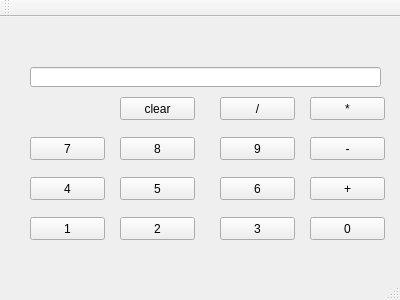
<?xml version="1.0" encoding="UTF-8"?>
<ui version="4.0">
 <class>MainWindow</class>
 <widget class="QMainWindow" name="MainWindow">
  <property name="geometry">
   <rect>
    <x>0</x>
    <y>0</y>
    <width>400</width>
    <height>300</height>
   </rect>
  </property>
  <property name="windowTitle">
   <string>MainWindow</string>
  </property>
  <widget class="QWidget" name="centralWidget">
   <widget class="QPushButton" name="pushButton">
    <property name="geometry">
     <rect>
      <x>30</x>
      <y>200</y>
      <width>75</width>
      <height>23</height>
     </rect>
    </property>
    <property name="text">
     <string>1</string>
    </property>
   </widget>
   <widget class="QPushButton" name="pushButton_2">
    <property name="geometry">
     <rect>
      <x>120</x>
      <y>200</y>
      <width>75</width>
      <height>23</height>
     </rect>
    </property>
    <property name="text">
     <string>2</string>
    </property>
   </widget>
   <widget class="QPushButton" name="pushButton_3">
    <property name="geometry">
     <rect>
      <x>220</x>
      <y>200</y>
      <width>75</width>
      <height>23</height>
     </rect>
    </property>
    <property name="text">
     <string>3</string>
    </property>
   </widget>
   <widget class="QPushButton" name="pushButton_4">
    <property name="geometry">
     <rect>
      <x>30</x>
      <y>160</y>
      <width>75</width>
      <height>23</height>
     </rect>
    </property>
    <property name="text">
     <string>4</string>
    </property>
   </widget>
   <widget class="QPushButton" name="pushButton_5">
    <property name="geometry">
     <rect>
      <x>120</x>
      <y>160</y>
      <width>75</width>
      <height>23</height>
     </rect>
    </property>
    <property name="text">
     <string>5</string>
    </property>
   </widget>
   <widget class="QPushButton" name="pushButton_6">
    <property name="geometry">
     <rect>
      <x>220</x>
      <y>160</y>
      <width>75</width>
      <height>23</height>
     </rect>
    </property>
    <property name="text">
     <string>6</string>
    </property>
   </widget>
   <widget class="QPushButton" name="pushButton_7">
    <property name="geometry">
     <rect>
      <x>30</x>
      <y>120</y>
      <width>75</width>
      <height>23</height>
     </rect>
    </property>
    <property name="text">
     <string>7</string>
    </property>
   </widget>
   <widget class="QPushButton" name="pushButton_8">
    <property name="geometry">
     <rect>
      <x>120</x>
      <y>120</y>
      <width>75</width>
      <height>23</height>
     </rect>
    </property>
    <property name="text">
     <string>8</string>
    </property>
   </widget>
   <widget class="QPushButton" name="pushButton_9">
    <property name="geometry">
     <rect>
      <x>220</x>
      <y>120</y>
      <width>75</width>
      <height>23</height>
     </rect>
    </property>
    <property name="text">
     <string>9</string>
    </property>
   </widget>
   <widget class="QPushButton" name="pushButton_jia">
    <property name="geometry">
     <rect>
      <x>310</x>
      <y>160</y>
      <width>75</width>
      <height>23</height>
     </rect>
    </property>
    <property name="text">
     <string>+</string>
    </property>
   </widget>
   <widget class="QPushButton" name="pushButton_chu">
    <property name="geometry">
     <rect>
      <x>220</x>
      <y>80</y>
      <width>75</width>
      <height>23</height>
     </rect>
    </property>
    <property name="text">
     <string>/</string>
    </property>
   </widget>
   <widget class="QPushButton" name="pushButton_jian">
    <property name="geometry">
     <rect>
      <x>310</x>
      <y>120</y>
      <width>75</width>
      <height>23</height>
     </rect>
    </property>
    <property name="text">
     <string>-</string>
    </property>
   </widget>
   <widget class="QPushButton" name="pushButton_cheng">
    <property name="geometry">
     <rect>
      <x>310</x>
      <y>80</y>
      <width>75</width>
      <height>23</height>
     </rect>
    </property>
    <property name="text">
     <string>*</string>
    </property>
   </widget>
   <widget class="QLineEdit" name="lineEdit">
    <property name="geometry">
     <rect>
      <x>30</x>
      <y>50</y>
      <width>351</width>
      <height>20</height>
     </rect>
    </property>
   </widget>
   <widget class="QLabel" name="label">
    <property name="geometry">
     <rect>
      <x>30</x>
      <y>20</y>
      <width>161</width>
      <height>20</height>
     </rect>
    </property>
    <property name="text">
     <string/>
    </property>
   </widget>
   <widget class="QPushButton" name="pushButton_0">
    <property name="geometry">
     <rect>
      <x>310</x>
      <y>200</y>
      <width>75</width>
      <height>23</height>
     </rect>
    </property>
    <property name="text">
     <string>0</string>
    </property>
   </widget>
   <widget class="QPushButton" name="pushButton_clear">
    <property name="geometry">
     <rect>
      <x>120</x>
      <y>80</y>
      <width>75</width>
      <height>23</height>
     </rect>
    </property>
    <property name="text">
     <string>clear</string>
    </property>
   </widget>
  </widget>
  <widget class="QMenuBar" name="menuBar">
   <property name="geometry">
    <rect>
     <x>0</x>
     <y>0</y>
     <width>400</width>
     <height>25</height>
    </rect>
   </property>
  </widget>
  <widget class="QToolBar" name="mainToolBar">
   <attribute name="toolBarArea">
    <enum>TopToolBarArea</enum>
   </attribute>
   <attribute name="toolBarBreak">
    <bool>false</bool>
   </attribute>
  </widget>
  <widget class="QStatusBar" name="statusBar"/>
 </widget>
 <layoutdefault spacing="6" margin="11"/>
 <resources/>
 <connections/>
</ui>
